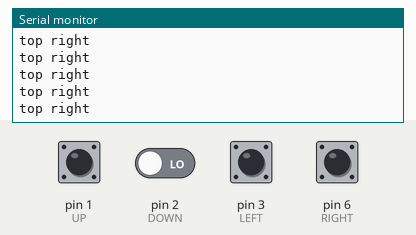
Recording of a sketch running on a simulated Arduino Uno, built for the host (arithmetic inside an expression is 32-bit, double 64-bit). Parts: the last lines printed to the serial monitor. Inputs (shaded band) come from the test bench; at power-on: pin 1 (UP), pin 2 (DOWN), pin 3 (LEFT), pin 6 (RIGHT) LOW.

Above: at 1.4 s.
1.5 s: pin 1 (UP) pulled HIGH for 0.35 s
At 1.71 s:
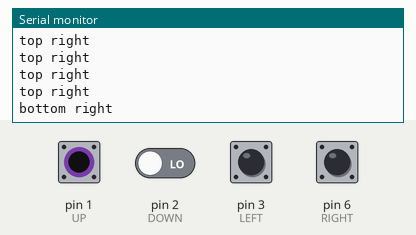
3.3 s: pin 6 (RIGHT) pulled HIGH for 0.35 s
At 3.51 s:
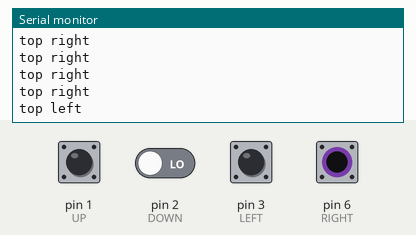
5.1 s: pin 1 (UP) driven HIGH and pin 2 (DOWN) driven HIGH
At 5.31 s:
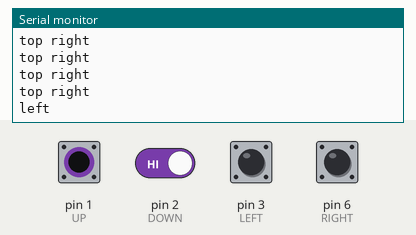
7.2 s: pin 3 (LEFT) pulled HIGH for 0.35 s
At 7.41 s:
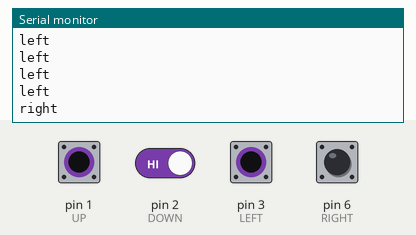
9.0 s: pin 2 (DOWN) driven LOW and pin 6 (RIGHT) driven HIGH
At 9.21 s:
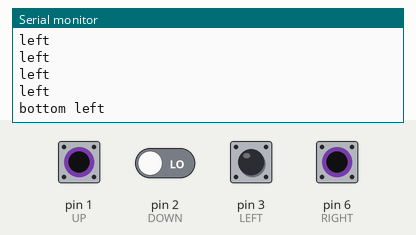
11.1 s: pin 3 (LEFT) pulled HIGH for 1 s
At 11.31 s:
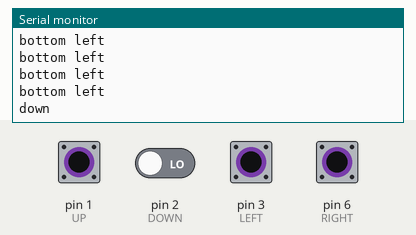

The sketch:

nav_switch.ino
```cpp
#define UP 1
#define DOWN 2
#define LEFT 3
#define RIGHT 6
#define CENTER 7


void setup() {
  // put your setup code here, to run once:
  Serial.begin(115200);
  pinMode(UP, INPUT_PULLDOWN);
  pinMode(DOWN, INPUT_PULLDOWN);
  pinMode(LEFT, INPUT_PULLDOWN);
  pinMode(RIGHT, INPUT_PULLDOWN);
  pinMode(CENTER, INPUT_PULLDOWN);
}

void loop() {
  if (!digitalRead(UP) && !digitalRead(RIGHT)) {
    Serial.print("top right\n");
  }
  else if (!digitalRead(UP) && !digitalRead(LEFT)) {
    Serial.print("top left\n");
  }
  else if (!digitalRead(DOWN) && !digitalRead(RIGHT)) {
    Serial.print("bottom right\n");
  }
  else if (!digitalRead(DOWN) && !digitalRead(LEFT)) {
    Serial.print("bottom left\n");
  }
  else if (!digitalRead(UP)) {
    Serial.print("up\n");
  }
  else if (!digitalRead(DOWN)) {
    Serial.print("down\n");
  }
  else if (!digitalRead(LEFT)) {
    Serial.print("left\n");
  }
  else if (!digitalRead(RIGHT)) {
    Serial.print("right\n");
  }
  else if (!digitalRead(CENTER)) {
    Serial.print("center\n");
  }
  else {
    Serial.print("nothing\n");
  }
  delay(300);
}
```

Measured:
- after the input at 1.5 s, the serial monitor: prints a new line at once (image 1)
- after the input at 3.3 s, the serial monitor: prints a new line at once (image 2)
- after the input at 5.1 s, the serial monitor: prints a new line at once (image 3)
- after the input at 7.2 s, the serial monitor: prints a new line at once (image 4)
- after the input at 9.0 s, the serial monitor: prints a new line at once (image 5)
- after the input at 11.1 s, the serial monitor: prints a new line at once (image 6)
